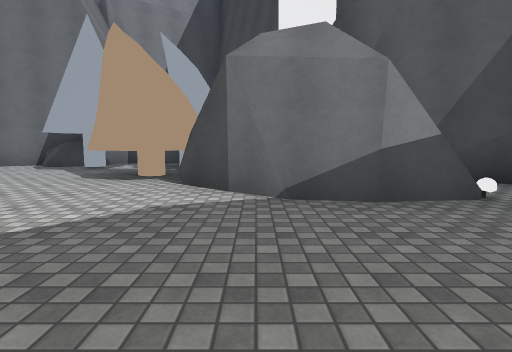
[1] (above)

16 first-person views from a walk through a Unity game level. The camera is 1.2 m above the floor, tilts 6° down and sees 80° across. The floor is counted in squares, 2 m on a side. Each view is taken from the middle of a square. On the plan, view 1 faces up. The plan holds only what a view shows up to about 9 squares ahead; the rest is blank. The place goes on beyond the plan. Some animated figures are left out. Surface patterns are stand-ins for the level's own textures.

[2]
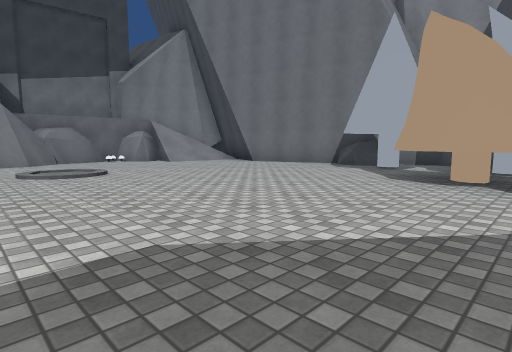

[3]
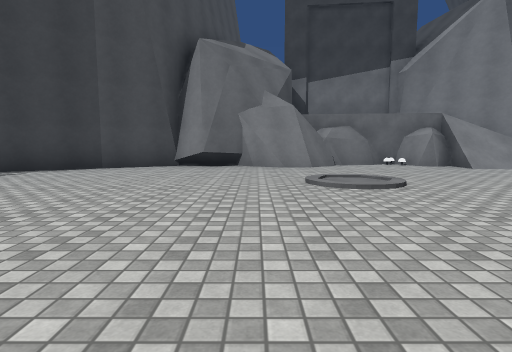

[4]
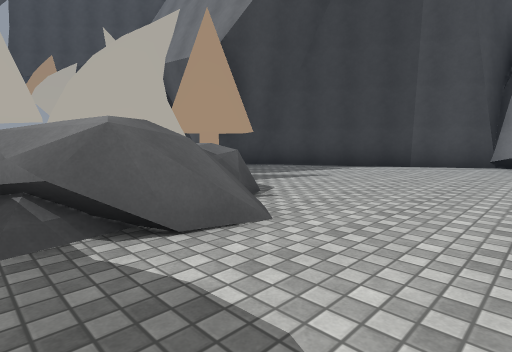

[5]
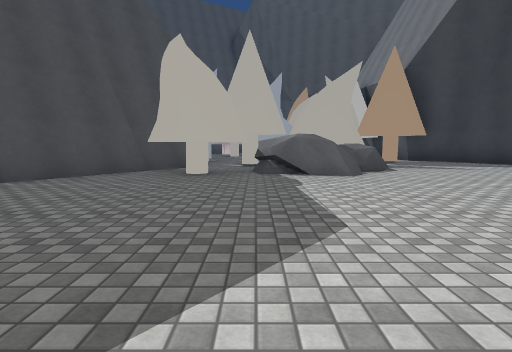

[6]
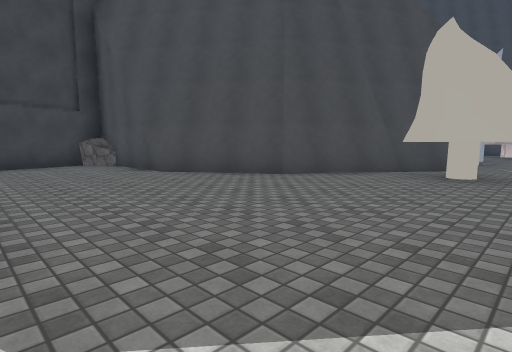

[7]
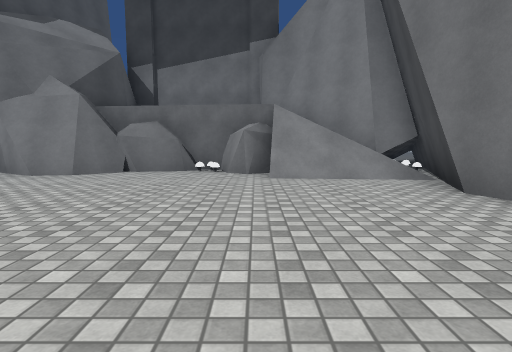

[8]
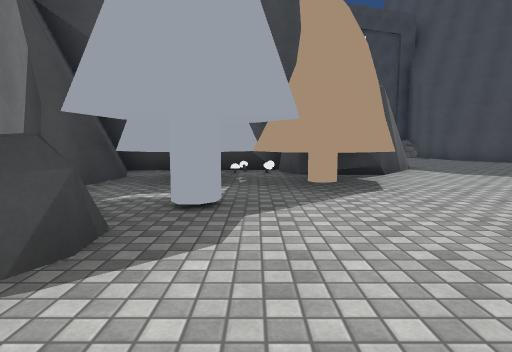

[9]
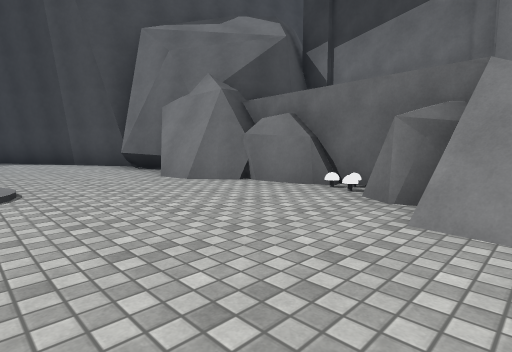

[10]
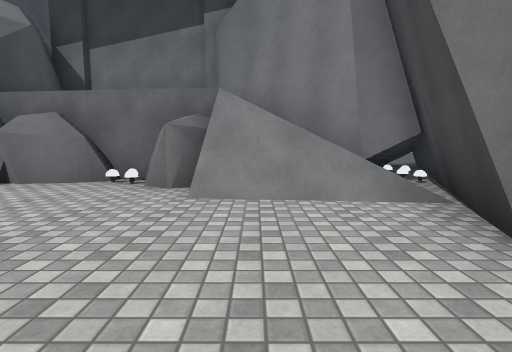

[11]
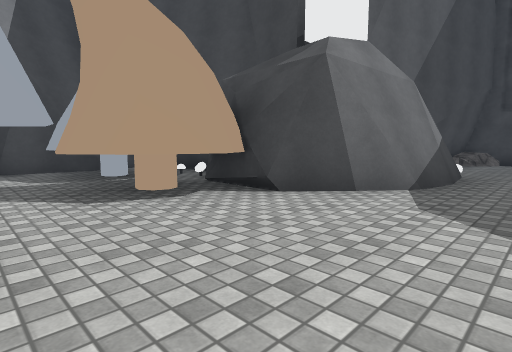

[12]
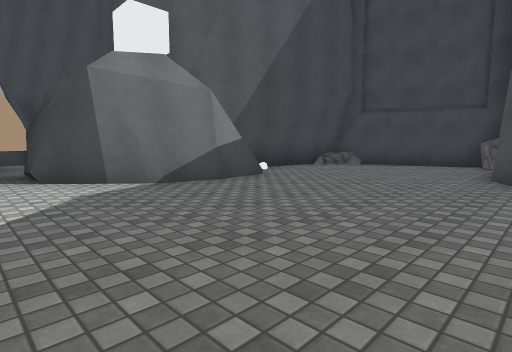

[13]
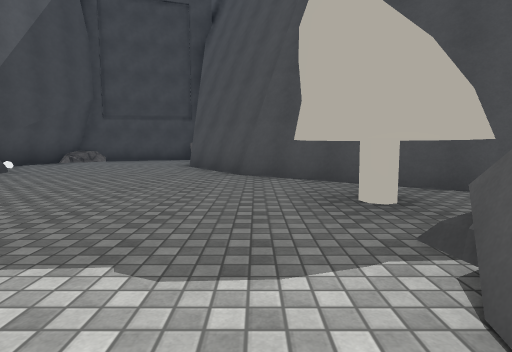

[14]
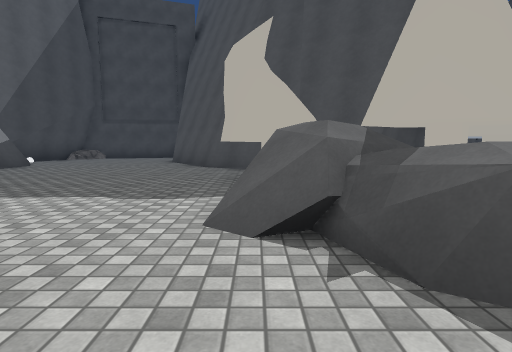

[15]
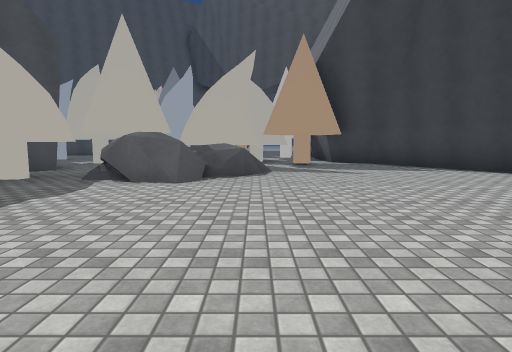

[16]
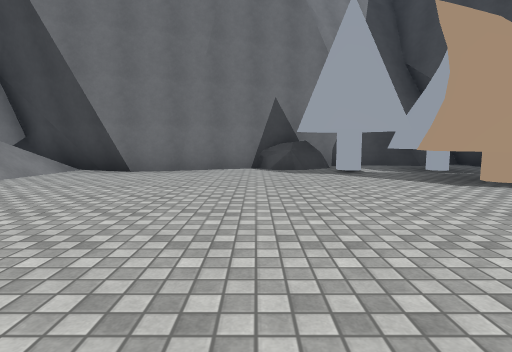

### Floor plan
Key: @ floor where view 1 was taken; # wall or solid block; . floor; / step, stairs or slope; = window, fence, low wall or low ledge; ^ raised ledge; v drop or lower ground; M mushroom; R rock; O other object.
Columns run from 15 left of view 1 to 8 right of it. Each row starts with its distance up from view 1.
 10 ##         #####
  9  #####  ####OO #
  8   ##/####.^OOOO#
  7  ##///.....OOOO#
  6  #///.......OOO#
  5 #  v/........O## ####
  4 #  O...........###..#R#
  3 #  #..............M...#
  2 #  #...//.............#
  1 #####..//.............##
  0   ###..........@......R#
 -1    ##.............####
 -2    #.............##
 -3    ##....../##OO##
 -4     #.....==#OOO#
 -5     ##....OOOOO##
 -6      ##...OOOOO##

Where each view was taken, in squares from view 1:
view 1: 0 up, 0 right, facing up
view 2: 0 up, 1 left, facing up-left
view 3: 0 up, 3 left, facing left
view 4: 1 down, 2 left, facing down-left
view 5: 3 up, 2 left, facing down
view 6: 3 up, 2 left, facing down-right
view 7: 5 up, 5 left, facing left
view 8: 7 up, 7 left, facing right
view 9: 6 up, 8 left, facing down-left
view 10: 6 up, 7 left, facing left
view 11: 2 up, 4 left, facing up-right
view 12: 1 down, 2 left, facing up-right
view 13: 2 down, 4 left, facing right
view 14: 3 down, 6 left, facing right
view 15: 2 up, 5 left, facing down
view 16: 1 up, 6 left, facing up
